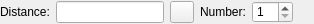
<?xml version="1.0" encoding="UTF-8"?>
<ui version="4.0">
 <class>LC_LineParallelOptionsWidget</class>
 <widget class="QWidget" name="LC_LineParallelOptionsWidget">
  <property name="geometry">
   <rect>
    <x>0</x>
    <y>0</y>
    <width>314</width>
    <height>24</height>
   </rect>
  </property>
  <property name="sizePolicy">
   <sizepolicy hsizetype="Maximum" vsizetype="Preferred">
    <horstretch>0</horstretch>
    <verstretch>0</verstretch>
   </sizepolicy>
  </property>
  <property name="minimumSize">
   <size>
    <width>200</width>
    <height>22</height>
   </size>
  </property>
  <property name="maximumSize">
   <size>
    <width>16777215</width>
    <height>24</height>
   </size>
  </property>
  <property name="windowTitle">
   <string>Line Parallel Options</string>
  </property>
  <layout class="QHBoxLayout">
   <property name="leftMargin">
    <number>0</number>
   </property>
   <property name="topMargin">
    <number>1</number>
   </property>
   <property name="rightMargin">
    <number>0</number>
   </property>
   <property name="bottomMargin">
    <number>1</number>
   </property>
   <item>
    <widget class="QLabel" name="lDist">
     <property name="sizePolicy">
      <sizepolicy hsizetype="Preferred" vsizetype="Fixed">
       <horstretch>0</horstretch>
       <verstretch>0</verstretch>
      </sizepolicy>
     </property>
     <property name="text">
      <string>Distance:</string>
     </property>
     <property name="wordWrap">
      <bool>false</bool>
     </property>
    </widget>
   </item>
   <item>
    <widget class="QLineEdit" name="leDist">
     <property name="sizePolicy">
      <sizepolicy hsizetype="Preferred" vsizetype="Fixed">
       <horstretch>0</horstretch>
       <verstretch>0</verstretch>
      </sizepolicy>
     </property>
     <property name="toolTip">
      <string>Distance to original entity</string>
     </property>
    </widget>
   </item>
   <item>
    <widget class="QToolButton" name="tbPickDistance">
     <property name="toolTip">
      <string>Pick distance from drawing</string>
     </property>
     <property name="text">
      <string/>
     </property>
     <property name="icon">
      <iconset resource="../../../../res/icons/icons.qrc">
       <normaloff>:/icons/interactive_pick_distance.lci</normaloff>:/icons/interactive_pick_distance.lci</iconset>
     </property>
    </widget>
   </item>
   <item>
    <widget class="QLabel" name="lNumber">
     <property name="sizePolicy">
      <sizepolicy hsizetype="Preferred" vsizetype="Fixed">
       <horstretch>0</horstretch>
       <verstretch>0</verstretch>
      </sizepolicy>
     </property>
     <property name="text">
      <string>Number:</string>
     </property>
     <property name="wordWrap">
      <bool>false</bool>
     </property>
    </widget>
   </item>
   <item>
    <widget class="QSpinBox" name="sbNumber">
     <property name="toolTip">
      <string>Number of parallels to create</string>
     </property>
     <property name="minimum">
      <number>1</number>
     </property>
    </widget>
   </item>
   <item>
    <spacer name="horizontalSpacer">
     <property name="orientation">
      <enum>Qt::Orientation::Horizontal</enum>
     </property>
     <property name="sizeHint" stdset="0">
      <size>
       <width>0</width>
       <height>20</height>
      </size>
     </property>
    </spacer>
   </item>
  </layout>
 </widget>
 <layoutdefault spacing="6" margin="11"/>
 <resources>
  <include location="../../../../res/icons/icons.qrc"/>
 </resources>
 <connections/>
 <slots>
  <slot>updateDist(QString)</slot>
  <slot>updateNumber(int)</slot>
 </slots>
</ui>
